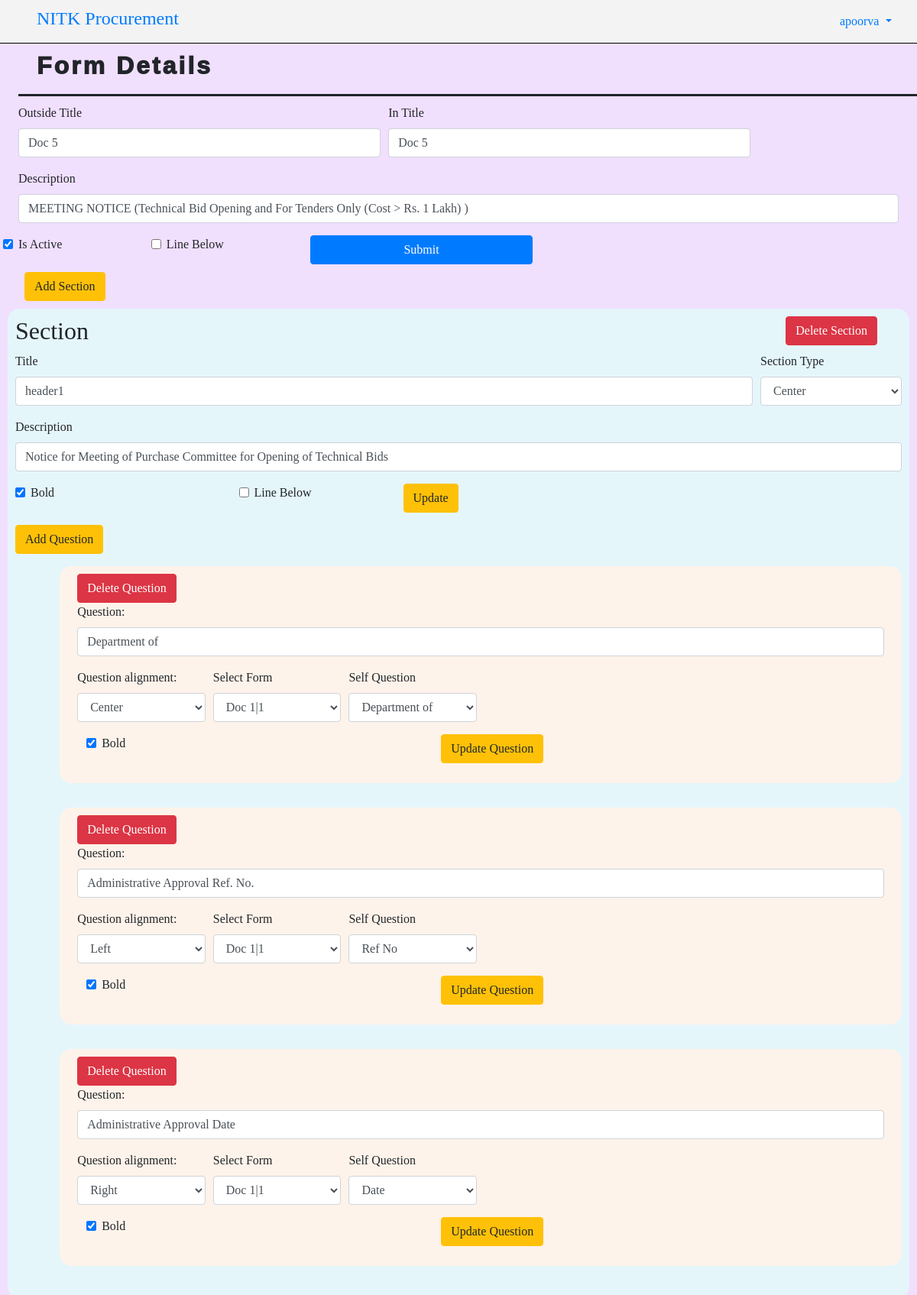
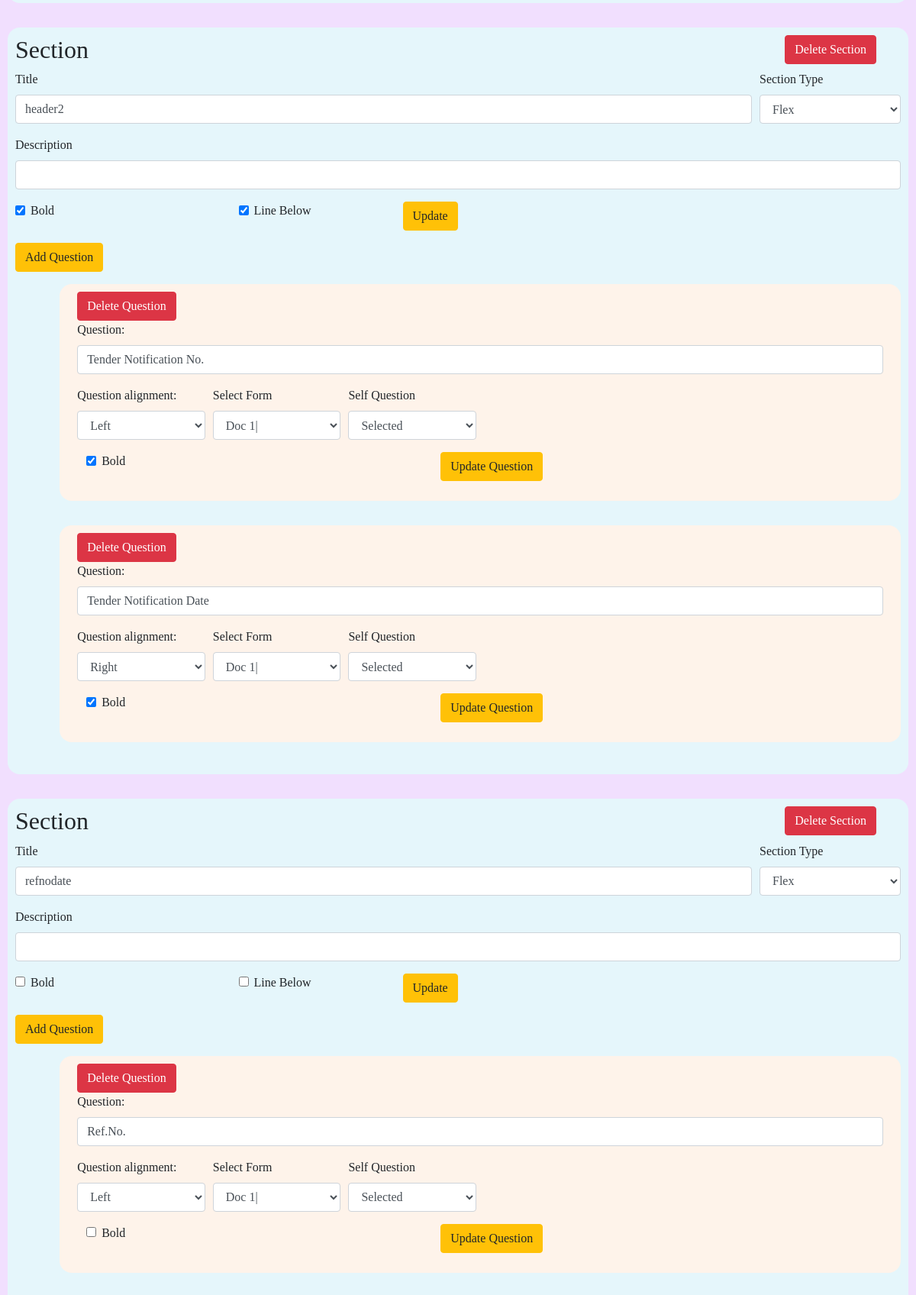
The app's page /create_section/4 (signed in, upper part) with its own data (2 pictures, top to bottom).
### procurement/models.py (models this page shows, shortened)
class Form(models.Model) :
    form_owner = models.ForeignKey(User, on_delete=models.CASCADE, blank=True, null=True, related_name="created_forms")
    outside_title = models.CharField(max_length=100, null=True, blank=True)
    in_title = models.CharField(max_length=100, null=True, blank=True)
    description = models.TextField(null=True, blank=True)
    is_active = models.BooleanField(default=True)
    line_below=models.BooleanField(default=False)
    def __str__(self) :
        return self.outside_title

class Section(models.Model) :
    title = models.CharField(max_length=100, null=True, blank=True)
    description = models.TextField(null=True, blank=True)
    form = models.ForeignKey(Form, on_delete=models.CASCADE, related_name="sections")
    bold=models.BooleanField(default=False)
    section_type = models.CharField(max_length=50, choices=[('left', 'Left'),('center', 'Center'),('flex', 'Flex'),('table','Table')])
    line_below=models.BooleanField(default=False)

class Question(models.Model) :
    question = models.CharField(max_length=500)
    section = models.ForeignKey(Section, on_delete=models.CASCADE, related_name="questions")
    form = models.ForeignKey(Form, on_delete=models.CASCADE, related_name="questions")
    type = models.CharField(max_length=100, null=True, blank=True)
    self_question = models.ForeignKey('self', on_delete=models.CASCADE, null=True, blank=True, related_name="question_related")
    answer_required = models.BooleanField(default=True)
    option1 = models.CharField(max_length=100, null=True, blank=True)
    option2 = models.CharField(max_length=100, null=True, blank=True)
    option3 = models.CharField(max_length=100, null=True, blank=True)
    option4 = models.CharField(max_length=100, null=True, blank=True)
    bold=models.BooleanField(default=False)
    align_type=models.CharField(max_length=100, null=True, blank=True, choices=[('left', 'Left'),('right', 'Right'),('center', 'Center'),])
    img_input=models.BooleanField(default=False)

### procurement/views.py (the view, shortened to what this page needs)
# urls.py: path("create_section/<int:id>", views.create_section, name = "create_section"),
@user_passes_test(is_superuser)
def create_section(request, id):
    get_form = Form.objects.get(id=id)
    get_sections = get_form.sections.all()
    all_forms = Form.objects.filter(is_active = True)
    if request.method == "GET":
        return render(request, "procurement/create_section.html", {
            "form": get_form,
            "sections": get_sections,
            "all_forms": all_forms
        })

### procurement/views.py (called while the page is built)
def is_superuser(user):
    return user.is_superuser

### procurement/templates/procurement/create_section.html (shortened to what this page needs)
{% extends './layout.html' %}
{% load static %}
{% block body %}
<div class="form_full_details">
    <div class="form-header">
        <h2>Form Details</h2>
    </div>
    <div class="form_details">
        <form action="{% url 'edit_form' id=form.id %}" method="post" class="edit_form">
            <div class="form-row">
                <div class="form-group col-md-5">
                    <label for="outside_title">Outside Title</label>
                    <input type="text" name="outside_title"  class="form-control" value="{{form.outside_title}}">
                </div>
                <div class="form-group col-md-5">
                    <label for="in_title">In Title</label>
                    <input type="text" name="in_title"  class="form-control" value="{{form.in_title}}">
                </div>
            </div>
            <div class="form-group">
                <label for="description">Description</label>
                <input type="text" name="description"  class="form-control" value="{{form.description}}">
            </div>
            <div class="form-row">
                <div class="form-check col-md-2" style="display: flex;">
                    <label for="is_active" class="form-check-label">Is Active</label>
                    <input type="checkbox" name="is_active"  class="form-check-input" {% if form.is_active %}checked="checked"{% endif %}>
                </div>
                <div class="form-check col-md-2" style="display: flex;">
                    <label for="line_below" class="form-check-label">Line Below</label>
                    <input type="checkbox" name="line_below_for_form"  class="form-check-input" {% if form.line_below %}checked="checked"{% endif %}>
                </div>
                <button type="submit" class = "btn btn-primary col-md-3">Submit</button>
            </div>
        </form>
    </div>
    <button type="button" id="create-new-form" class="btn btn-warning add_sec_but">Add Section</button>
    <div class="all_sections_in_form">
        {% for section in sections %}
            <div class="each_section_in_form">
                <div class="sec">
                    <h2>Section</h2>
                    <form action="{% url 'delete_section' id=section.id %}" class="delete_section" method="post">
                        <button type="submit" class="btn btn-danger">Delete Section</button>
                    </form>
                </div>
                <form action="{% url 'edit_section' id=section.id %}"  class="edit_section" method="post" >
                    <div class="each_section_form">
                        <div class="form-row">
                            <div class="form-group col-md-10">
                                <label for="title">Title</label>
                                <input type="text" name="title"  value="{{section.title}}" class="form-control">
                            </div>
                            <div class="form-group col-md-2">
                                <label for="section_type">Section Type</label>
                                <select name="section_type" id="section_type" class="form-control">
                                    <option value="flex" {% if section.section_type == "flex" %}selected{% endif %}>Flex</option>
                                    <option value="center" {% if section.section_type == "center" %}selected{% endif %}>Center</option>
                                </select>
                            </div>
                        </div>
                        <div class="form-group">
                            <label for="description">Description</label>
                            <input type="text" name="description" id="description" value="{{section.description}}" class="form-control">
                        </div>
                        <div class="form-row">
                            <div class="div_flex form-group col-md-3" style="margin-left: 20px;">
                                <label for="bold">Bold</label>
                                <input type="checkbox" name="bold" id="bold" {% if section.bold %}checked="checked"{% endif %} class="form-check-input">
                            </div>
                            <div class="div_flex form-group col-md-2">
                                <label for="line_below">Line Below</label>
                                <input type="checkbox" name="line_below" {% if section.line_below %}checked="checked"{% endif %} class="form-check-input">
                            </div>
                            <div class="form-group col-md-3">
                                <button type="submit" class="btn btn-warning">Update</button>
                            </div>
                        </div>
                        <button type="button" id="{{section.id}}" class="btn btn-warning" onclick="addQuestionForm(this)" style="margin-bottom: 1rem;">Add Question</button>
                    </div>
                </form>
                {% for question in section.questions.all %}
                    <div class="each_question">
                        <form action="{% url 'delete_question' id=question.id %}" class="delete_question" method="post">
                            <button type="submit" class="btn btn-danger">Delete Question</button>
                        </form>
                        <form action="{% url 'edit_question' id=question.id %}" class="edit_section" method="post">
                            <div class="form-group">
                                <label for="question">Question: </label>
                                <input type="text" name="question" value="{{question.question}}" class="form-control">
                            </div>
                            <div class="form-row">
                                <div class="form-group col-md-2">
                                    <label for="align_type">Question alignment: </label>
                                    <select name="align_type" class="form-control">
                                        <option value="left" {% if question.align_type == "left" %}selected{% endif %}>Left</option>
                                        <option value="right" {% if question.align_type == "right" %}selected{% endif %}>Right</option>
                                        <option value="center" {% if question.align_type == "center" %}selected{% endif %}>Center</option>
                                    </select>
                                </div>
                                <div class="form-group col-md-2">
                                    <label for="self_question">Select Form</label>
                                    <select name="self_question"  onchange="sendPostRequest(this)" class="form-control">
                                        {% for form in all_forms %}
                                            <option value="{{form.id}}" {% if question.self_question %} {% if question.self_question.form.id == form.id %}selected{% endif %}{% endif %}>{{form}}|{{question.self_question.form.id}}</option>
                                        {% endfor %}
                                    </select>
                                </div>
                                <div class="form-group col-md-2">
                                    <label>Self Question</label>
                                    <select name="questions" class="questions form-control">
                                        <option value="" selected disabled>Selected</option>
                                        {% for q in question.self_question.form.questions.all %}
                                            <option value="{{q.id}}" {% if question.self_question %}{% if question.self_question.id == q.id %}selected{% endif %}{% endif %}>{{q.question}}</option>
                                        {% endfor %}
                                    </select>
                                </div>
                            </div>
                            <div class="form-row">
                                <div class="form-group col-md-5" style="display: flex; margin-left: 2rem;">
                                    <label >Bold</label>
                                    <input type="checkbox" name="bold_ques" {% if question.bold %}checked="checked"{% endif %} class="form-check-input">
                                </div>
                                <div class="form-group col-md-6">
                                    <button type="submit" class="btn btn-warning">Update Question</button>
                                </div>
                            </div>
                        </form>
                    </div>
                {% endfor %}
            </div>
        {% endfor %}
    </div>
</div>
{% endblock %}

### procurement/templates/procurement/layout.html (shortened to what this page needs)
<!DOCTYPE html>
<html>
    <head>
        <!-- {% load static %}
        <link rel="stylesheet" type="text/css" href="../../static/index.css" />  -->
        <link rel="stylesheet" href="https://cdn.jsdelivr.net/npm/bootstrap@4.3.1/dist/css/bootstrap.min.css">
        <link href="https://stackpath.bootstrapcdn.com/bootstrap/4.5.2/css/bootstrap.min.css" rel="stylesheet">
    </head>
    <body style="background-color: rgb(248, 248, 248);">
        <nav class="navbar navbar-expand-lg" style="background-color: #e7e6e647; border-bottom: 1px solid black;">
          <a class="navbar-brand" href="#" style="text-align: center;"><h4><a href="{% url 'home' %}">NITK Procurement</a></h4></a>
          <div class="collapse navbar-collapse" id="navbarNav">
              <ul class="navbar-nav ml-auto" style="margin-right: 1%;">
                  <li class="nav-item dropdown">
                      <a class="nav-link dropdown-toggle" href="#" id="navbarDropdown" role="button" data-toggle="dropdown" aria-haspopup="true" aria-expanded="false">
                          {{user.username}}
                      </a>
                  </li>
              </ul>
          </div>
        </nav>
        {% block body %}
        {% endblock %}
    </body>
</html>

### procurement/templates/procurement/layout.html (style rules this page uses)
body { font-family: "Times New Roman", Times, serif; }

### procurement/templates/procurement/create_section.html (style rules this page uses)
.form_full_details { background: rgb(241, 223, 254); }
.form_details { padding: 10px 2%; }
.all_sections_in_form { padding: 10px; display: grid; gap: 2rem; }
.each_section_in_form { background: rgb(229, 246, 251); padding: 10px; border-radius: 1rem; }
.div_flex { display: flex; }
.each_question { padding: 10px 2%; margin-left: 5%; margin-bottom: 2rem; background: rgb(254, 243, 234); border-radius: 1rem; }
.delete_question > button { left: 10rem; right: 10rem; }
.sec { display: flex; justify-content: space-between; margin-right: 2rem; }
.form-header { margin-left: 2%; padding: 10px 2%; border-bottom: solid; }
.form-header>h2 { font-weight: 1000; letter-spacing: 3px; font-family:'Gill Sans', 'Gill Sans MT', Calibri, 'Trebuchet MS', sans-serif; }
.add_sec_but { margin-left: 2rem; }

### records on screen
Form: outside_title "Doc 5", in_title "Doc 5", description "MEETING NOTICE (Technical Bid Opening and For Tenders Only (Cost > Rs. 1 Lakh) )", is_active "☑"
Section: title "header1", section_type "Center", description "Notice for Meeting of Purchase Committee for Opening of Technical Bids", bold "☑"
Question: question "Department of", align_type "Center", self_question "Doc 1|1", questions "Department of", bold "☑"
Question: question "Administrative Approval Ref. No.", align_type "Left", self_question "Doc 1|1", questions "Ref No", bold "☑"
Question: question "Administrative Approval Date", align_type "Right", self_question "Doc 1|1", questions "Date", bold "☑"
Section: title "header2", section_type "Flex", bold "☑", line_below "☑"
Question: question "Tender Notification No.", align_type "Left", bold "☑"
Question: question "Tender Notification Date", align_type "Right", bold "☑"
Section: title "refnodate", section_type "Flex"
Question: question "Ref.No.", align_type "Left"

### other values on screen
{{ user.username }} "apoorva"
form field self_question "Doc 1|"
